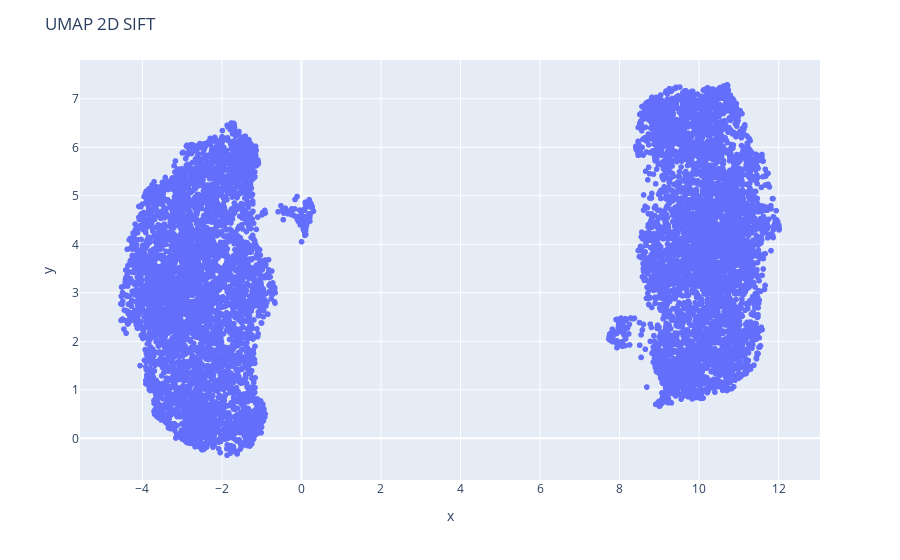

Here is the notebook cell this chart was saved with:
### Code cell
#2D UMAP plot
img_path = save_dir / 'sift_umap_2d.png'
plot_umap(X_sample, img_path, n_neighbors=15, min_dist=0.1, title='UMAP 2D SIFT')

### Figure 1 — Plotly figure (JSON) as saved in the notebook; plotly's stock layout.template omitted (floating-point values rounded to 4 significant figures; data arrays with more than 128 entries replaced by an {"elided": "..."} marker saying what was removed)
{"data": [{"hovertemplate": "x=%{x}<br>y=%{y}<extra></extra>", "legendgroup": "", "marker": {"color": "#636efa", "symbol": "circle"}, "mode": "markers", "name": "", "showlegend": false, "type": "scattergl", "x": {"elided": "10000 float values"}, "xaxis": "x", "y": {"elided": "10000 float values"}, "yaxis": "y"}], "layout": {"legend": {"tracegroupgap": 0}, "margin": {"t": 60}, "title": {"text": "UMAP 2D SIFT"}, "xaxis": {"anchor": "y", "domain": [0, 1], "title": {"text": "x"}}, "yaxis": {"anchor": "x", "domain": [0, 1], "title": {"text": "y"}}}}
